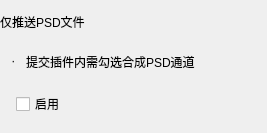
            <widget class="QWidget" name="widget_4" native="true">
             <layout class="QVBoxLayout" name="verticalLayout_3">
              <property name="spacing">
               <number>12</number>
              </property>
              <property name="leftMargin">
               <number>0</number>
              </property>
              <property name="topMargin">
               <number>12</number>
              </property>
              <property name="rightMargin">
               <number>0</number>
              </property>
              <property name="bottomMargin">
               <number>17</number>
              </property>
              <item>
               <layout class="QHBoxLayout" name="horizontalLayout_15">
                <property name="spacing">
                 <number>0</number>
                </property>
                <item>
                 <widget class="QLabel" name="label_8">
                  <property name="text">
                   <string>仅推送PSD文件</string>
                  </property>
                 </widget>
                </item>
                <item>
                 <spacer name="horizontalSpacer_11">
                  <property name="orientation">
                   <enum>Qt::Horizontal</enum>
                  </property>
                  <property name="sizeHint" stdset="0">
                   <size>
                    <width>40</width>
                    <height>20</height>
                   </size>
                  </property>
                 </spacer>
                </item>
               </layout>
              </item>
              <item>
               <widget class="QWidget" name="widget_15" native="true">
                <layout class="QGridLayout" name="gridLayout_7">
                 <property name="leftMargin">
                  <number>0</number>
                 </property>
                 <property name="topMargin">
                  <number>0</number>
                 </property>
                 <property name="rightMargin">
                  <number>24</number>
                 </property>
                 <property name="bottomMargin">
                  <number>0</number>
                 </property>
                 <property name="spacing">
                  <number>0</number>
                 </property>
                 <item row="0" column="0">
                  <widget class="QWidget" name="widget_16" native="true">
                   <layout class="QGridLayout" name="gridLayout_21">
                    <property name="leftMargin">
                     <number>8</number>
                    </property>
                    <property name="topMargin">
                     <number>8</number>
                    </property>
                    <property name="rightMargin">
                     <number>8</number>
                    </property>
                    <property name="bottomMargin">
                     <number>8</number>
                    </property>
                    <property name="spacing">
                     <number>0</number>
                    </property>
                    <item row="0" column="0">
                     <layout class="QHBoxLayout" name="horizontalLayout_7">
                      <property name="spacing">
                       <number>0</number>
                      </property>
                      <property name="topMargin">
                       <number>0</number>
                      </property>
                      <item alignment="Qt::AlignHCenter|Qt::AlignTop">
                       <widget class="QLabel" name="label_17">
                        <property name="minimumSize">
                         <size>
                          <width>18</width>
                          <height>18</height>
                         </size>
                        </property>
                        <property name="maximumSize">
                         <size>
                          <width>18</width>
                          <height>18</height>
                         </size>
                        </property>
                        <property name="text">
                         <string> ·</string>
                        </property>
                       </widget>
                      </item>
                      <item>
                       <widget class="QLabel" name="label_16">
                        <property name="text">
                         <string>提交插件内需勾选合成PSD通道</string>
                        </property>
                       </widget>
                      </item>
                      <item>
                       <spacer name="horizontalSpacer_29">
                        <property name="orientation">
                         <enum>Qt::Horizontal</enum>
                        </property>
                        <property name="sizeHint" stdset="0">
                         <size>
                          <width>40</width>
                          <height>20</height>
                         </size>
                        </property>
                       </spacer>
                      </item>
                     </layout>
                    </item>
                   </layout>
                  </widget>
                 </item>
                </layout>
               </widget>
              </item>
              <item>
               <layout class="QHBoxLayout" name="horizontalLayout_16">
                <property name="leftMargin">
                 <number>16</number>
                </property>
                <item>
                 <widget class="QCheckBox" name="psd">
                  <property name="text">
                   <string>启用</string>
                  </property>
                 </widget>
                </item>
                <item>
                 <spacer name="horizontalSpacer_12">
                  <property name="orientation">
                   <enum>Qt::Horizontal</enum>
                  </property>
                  <property name="sizeHint" stdset="0">
                   <size>
                    <width>40</width>
                    <height>20</height>
                   </size>
                  </property>
                 </spacer>
                </item>
               </layout>
              </item>
             </layout>
            </widget>
